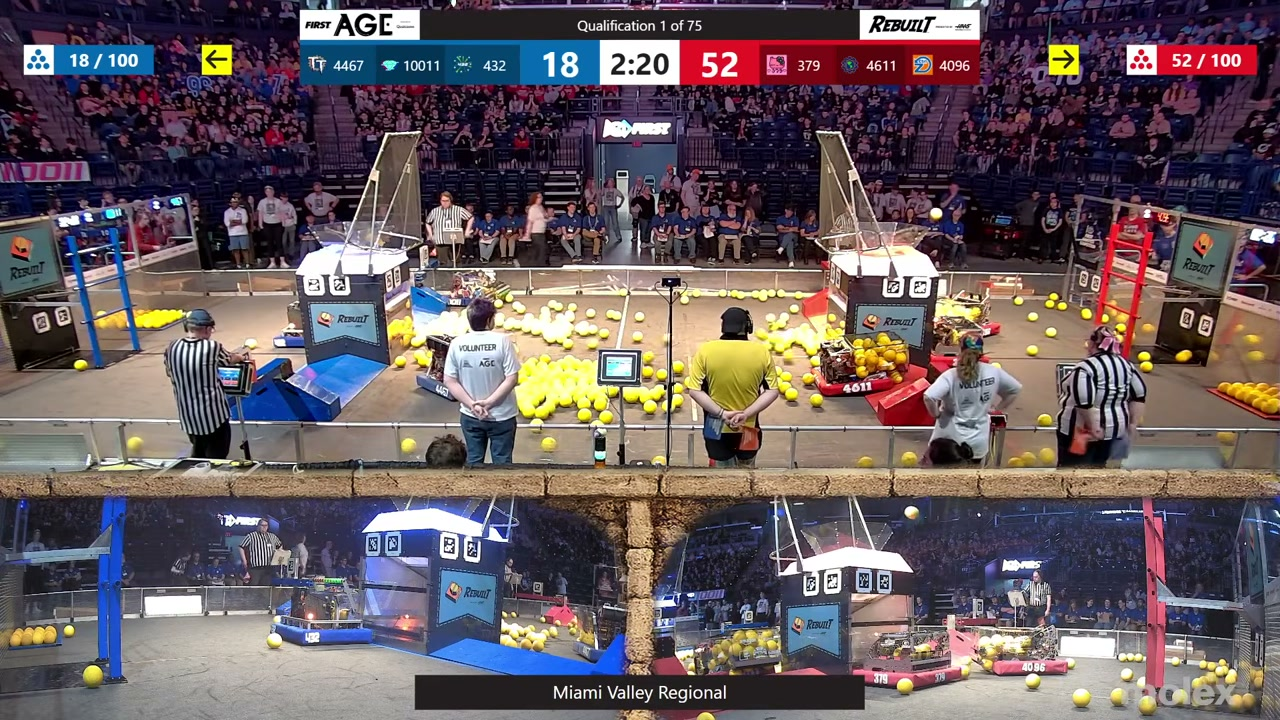
#> input picture geometric/dataset/raw/2026ohmv/2026ohmv_qm1/2026ohmv-qm1_0000021.jpg, 1280 x 720 px; its folder holds 3 pictures in this run
$ python cleaner.py
#> lines starting #> are read from the running program, lines starting #| are printed output that depends on the picture
from PIL import Image
from pathlib import Path
import hashlib

def phash(img_path: Path, size: int = 8) -> str:
#> called with size = 8
    img = Image.open(img_path).convert("L").resize((size, size), Image.LANCZOS)
    pixels = list(img.getdata())
#> pixels = 64 values, max 190 at index 27, min 29 at index 13, mean 96.02
    avg = sum(pixels) / len(pixels)
#> avg = 96.02
    return "".join("1" if p > avg else "0" for p in pixels)

def hamming(a: str, b: str) -> int:
    return sum(x != y for x, y in zip(a, b))

def dedup_frames(frames_dir: str, threshold: int = 8):
    frames = list(Path(frames_dir).rglob("*.jpg"))
    print(f"Scanning {len(frames)} frames...")

    hashes = {f: phash(f) for f in frames}
#> call 2 of phash, with size = 8
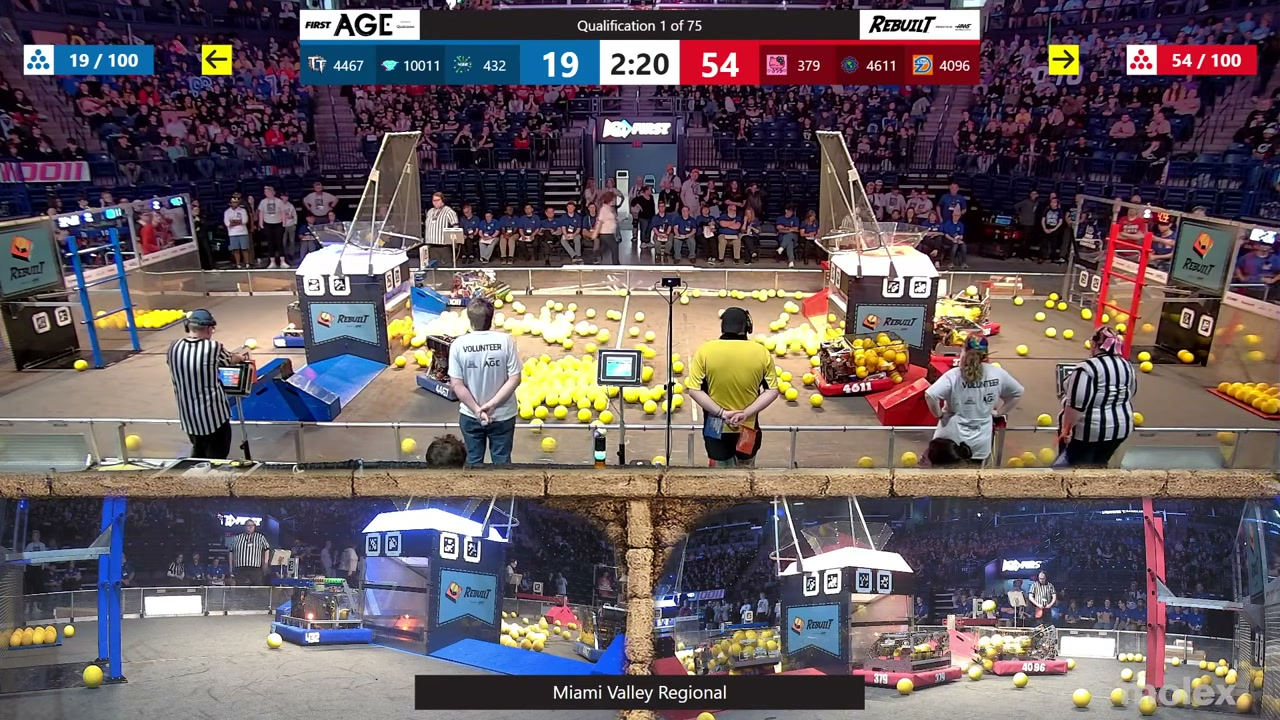
#> input picture geometric/dataset/raw/2026ohmv/2026ohmv_qm1/2026ohmv-qm1_0000022.jpg, 1280 x 720 px
#> in phash (call 2), `pixels = list(img.getdata())`: pixels = 64 values, max 191 at index 27, min 28 at index 13, mean 96.03
#> in phash (call 2), `avg = sum(pixels) / len(pixels)`: avg = 96.03
#> call 3 of phash, with size = 8
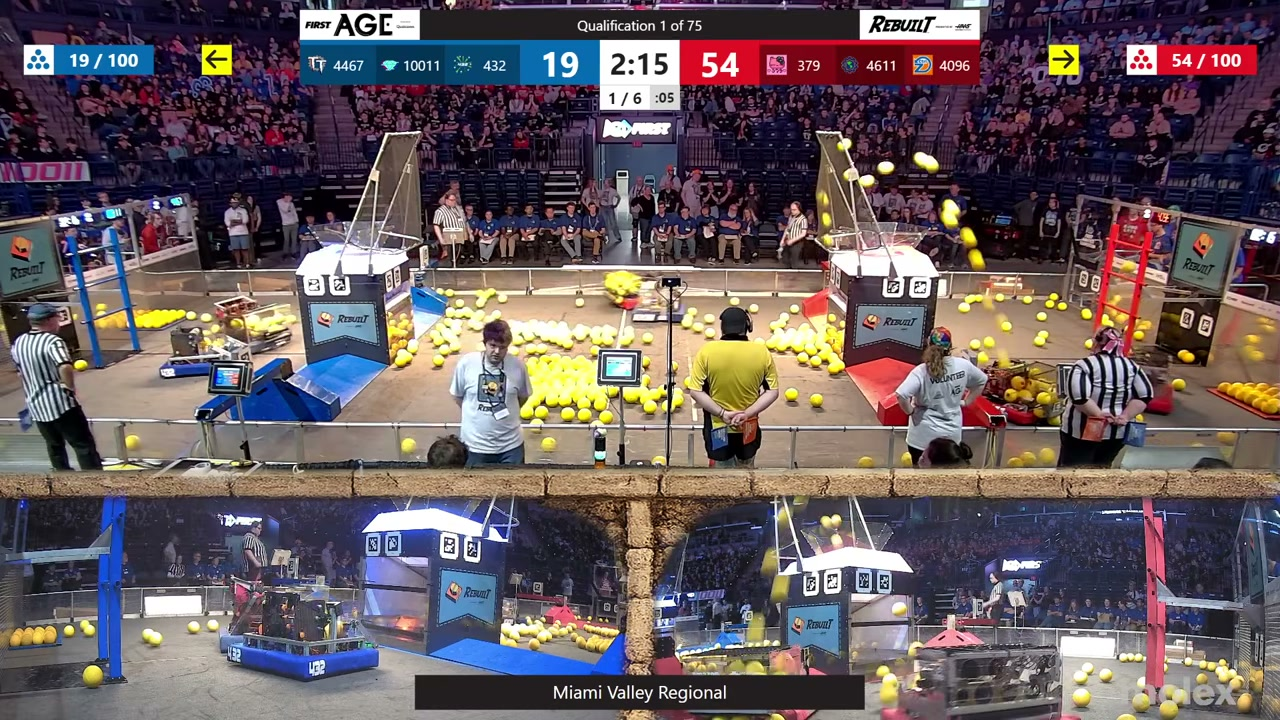
#> input picture geometric/dataset/raw/2026ohmv/2026ohmv_qm1/2026ohmv-qm1_0000029.jpg, 1280 x 720 px
#> in phash (call 3), `pixels = list(img.getdata())`: pixels = 64 values, max 187 at index 27, min 30 at index 14, mean 95.62
#> in phash (call 3), `avg = sum(pixels) / len(pixels)`: avg = 95.62
#> call 4 of phash, with size = 8
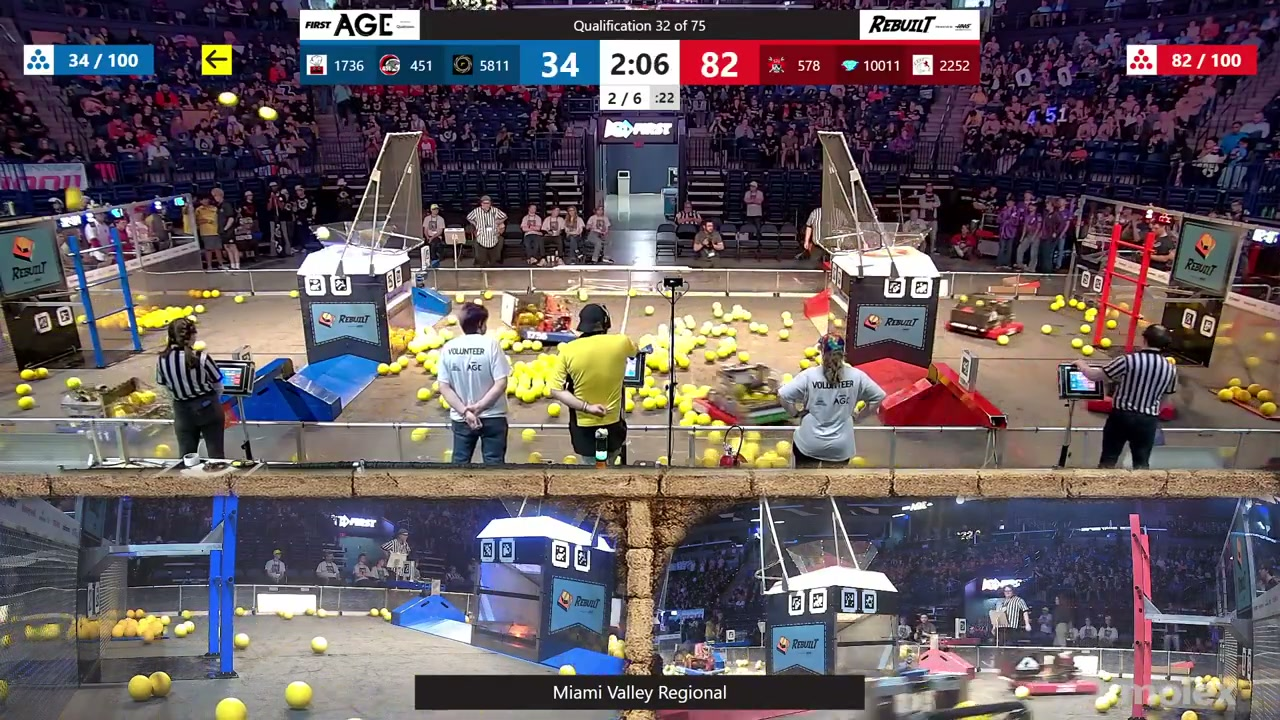
#> input picture geometric/dataset/raw/2026ohmv/2026ohmv_qm32/2026ohmv-qm32_0000037.jpg, 1280 x 720 px
#> in phash (call 4), `pixels = list(img.getdata())`: pixels = 64 values, max 177 at index 28, min 26 at index 13, mean 94.44
#> in phash (call 4), `avg = sum(pixels) / len(pixels)`: avg = 94.44
#> hashes = 4 items
    removed = set()

    for i, (f1, h1) in enumerate(hashes.items()):
        if f1 in removed:
            continue
        for f2, h2 in list(hashes.items())[i+1:]:
            if f2 not in removed and hamming(h1, h2) <= threshold:
                f2.unlink()
                removed.add(f2)
#> this loop made 4 passes
#> after the loop, removed = 2 items

    print(f"Removed {len(removed)} duplicates")
#| Removed 2 duplicates
    print(f"Remaining: {len(frames) - len(removed)} frames")
#| Remaining: 2 frames

dedup_frames("dataset/raw/2026ohmv")
